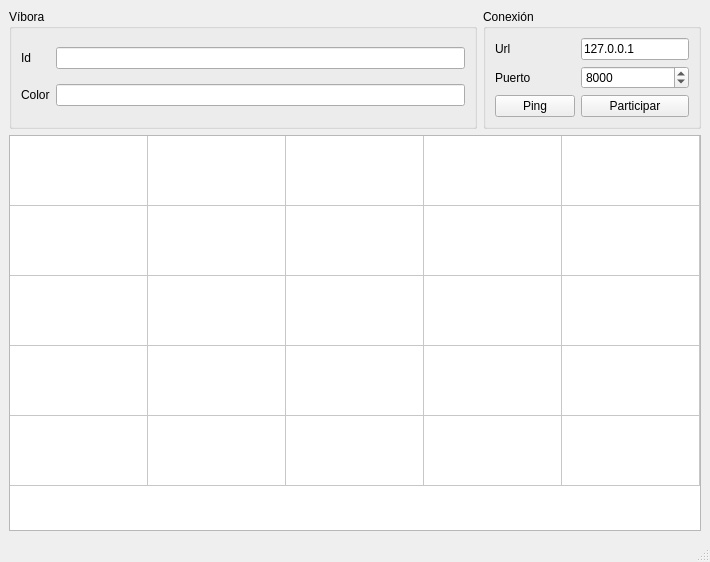
<?xml version="1.0" encoding="UTF-8"?>
<ui version="4.0">
 <class>MainWindow</class>
 <widget class="QMainWindow" name="MainWindow">
  <property name="geometry">
   <rect>
    <x>0</x>
    <y>0</y>
    <width>710</width>
    <height>562</height>
   </rect>
  </property>
  <property name="windowTitle">
   <string>Cliente</string>
  </property>
  <widget class="QWidget" name="centralwidget">
   <layout class="QVBoxLayout" name="verticalLayout">
    <item>
     <layout class="QHBoxLayout" name="horizontalLayout">
      <item>
       <widget class="QGroupBox" name="groupBox_2">
        <property name="sizePolicy">
         <sizepolicy hsizetype="Expanding" vsizetype="Preferred">
          <horstretch>0</horstretch>
          <verstretch>0</verstretch>
         </sizepolicy>
        </property>
        <property name="title">
         <string>Víbora</string>
        </property>
        <layout class="QGridLayout" name="gridLayout">
         <item row="0" column="0">
          <widget class="QLabel" name="label">
           <property name="text">
            <string>Id</string>
           </property>
          </widget>
         </item>
         <item row="1" column="0">
          <widget class="QLabel" name="label_2">
           <property name="text">
            <string>Color</string>
           </property>
          </widget>
         </item>
         <item row="0" column="1">
          <widget class="QLineEdit" name="lineEdit"/>
         </item>
         <item row="1" column="1">
          <widget class="QLineEdit" name="lineEdit_2"/>
         </item>
        </layout>
       </widget>
      </item>
      <item>
       <widget class="QGroupBox" name="groupBox">
        <property name="sizePolicy">
         <sizepolicy hsizetype="Maximum" vsizetype="Preferred">
          <horstretch>0</horstretch>
          <verstretch>0</verstretch>
         </sizepolicy>
        </property>
        <property name="title">
         <string>Conexión</string>
        </property>
        <layout class="QGridLayout" name="gridLayout_2">
         <item row="0" column="1">
          <widget class="QLineEdit" name="lineEdit_3">
           <property name="text">
            <string>127.0.0.1</string>
           </property>
          </widget>
         </item>
         <item row="1" column="0">
          <widget class="QLabel" name="label_4">
           <property name="text">
            <string>Puerto</string>
           </property>
          </widget>
         </item>
         <item row="0" column="0">
          <widget class="QLabel" name="label_3">
           <property name="text">
            <string>Url</string>
           </property>
          </widget>
         </item>
         <item row="1" column="1">
          <widget class="QSpinBox" name="spinBox">
           <property name="maximum">
            <number>1000000</number>
           </property>
           <property name="value">
            <number>8000</number>
           </property>
          </widget>
         </item>
         <item row="2" column="0">
          <widget class="QPushButton" name="pushButton">
           <property name="text">
            <string>Ping</string>
           </property>
          </widget>
         </item>
         <item row="2" column="1">
          <widget class="QPushButton" name="pushButton_2">
           <property name="text">
            <string>Participar</string>
           </property>
          </widget>
         </item>
        </layout>
       </widget>
      </item>
     </layout>
    </item>
    <item>
     <layout class="QHBoxLayout" name="horizontalLayout_2"/>
    </item>
    <item>
     <widget class="QTableWidget" name="tableWidget">
      <property name="sizePolicy">
       <sizepolicy hsizetype="Expanding" vsizetype="Expanding">
        <horstretch>0</horstretch>
        <verstretch>0</verstretch>
       </sizepolicy>
      </property>
      <property name="verticalScrollBarPolicy">
       <enum>Qt::ScrollBarAlwaysOff</enum>
      </property>
      <property name="horizontalScrollBarPolicy">
       <enum>Qt::ScrollBarAlwaysOff</enum>
      </property>
      <property name="rowCount">
       <number>5</number>
      </property>
      <property name="columnCount">
       <number>5</number>
      </property>
      <attribute name="horizontalHeaderVisible">
       <bool>false</bool>
      </attribute>
      <attribute name="horizontalHeaderDefaultSectionSize">
       <number>138</number>
      </attribute>
      <attribute name="horizontalHeaderHighlightSections">
       <bool>false</bool>
      </attribute>
      <attribute name="horizontalHeaderMinimumSectionSize">
       <number>1</number>
      </attribute>
      <attribute name="verticalHeaderVisible">
       <bool>false</bool>
      </attribute>
      <attribute name="verticalHeaderDefaultSectionSize">
       <number>70</number>
      </attribute>
      <attribute name="verticalHeaderHighlightSections">
       <bool>false</bool>
      </attribute>
      <attribute name="verticalHeaderMinimumSectionSize">
       <number>1</number>
      </attribute>
      <row/>
      <row/>
      <row/>
      <row/>
      <row/>
      <column/>
      <column/>
      <column/>
      <column/>
      <column/>
     </widget>
    </item>
   </layout>
  </widget>
  <widget class="QMenuBar" name="menubar">
   <property name="geometry">
    <rect>
     <x>0</x>
     <y>0</y>
     <width>710</width>
     <height>21</height>
    </rect>
   </property>
  </widget>
  <widget class="QStatusBar" name="statusbar"/>
 </widget>
 <resources/>
 <connections/>
</ui>
